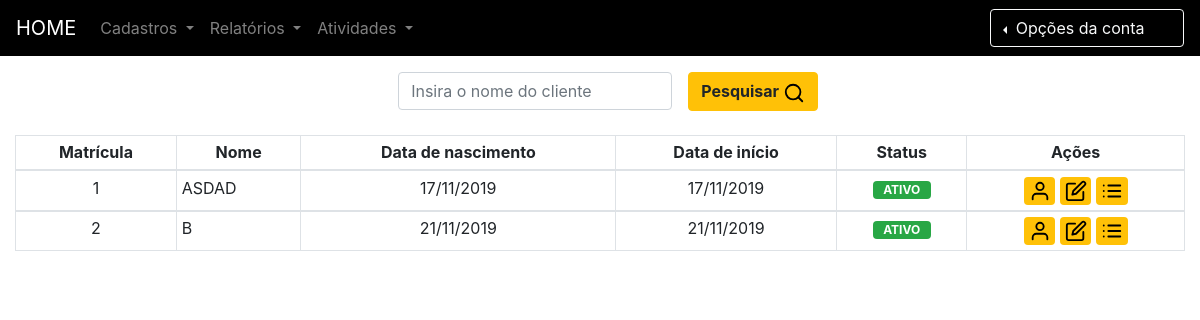
Before: /cliente/clientes-cadastrados/ (signed in) with the older database file.
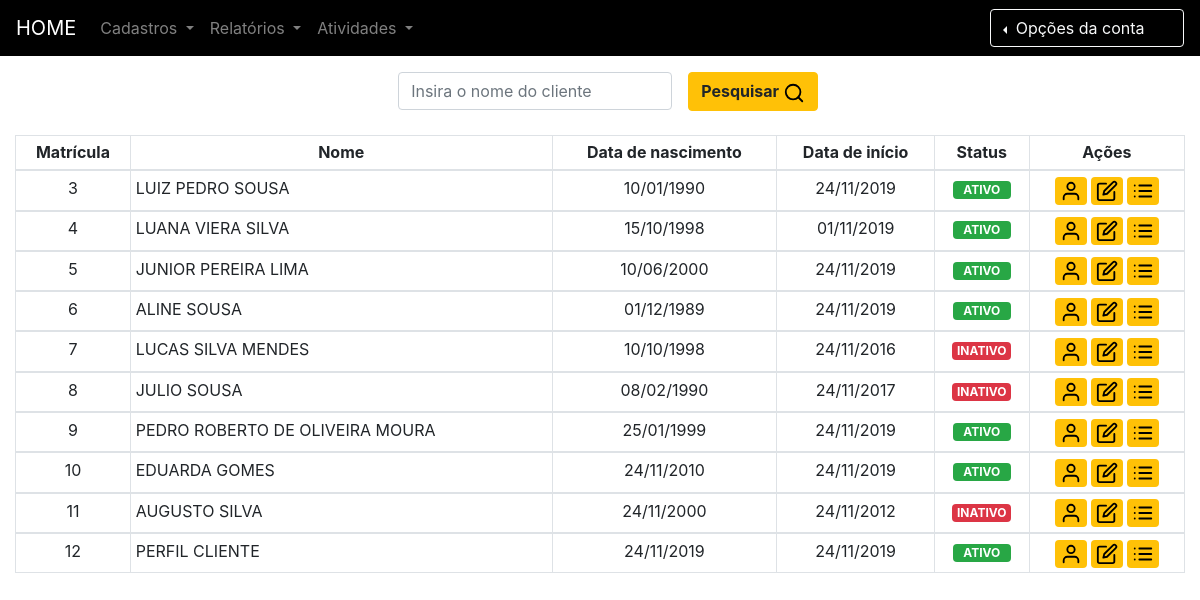
After: the same page with the newer database file.
### clientes/models.py (models this page shows, shortened)
class Cliente(models.Model):
    id = models.AutoField(primary_key=True)
    user = models.OneToOneField(settings.AUTH_USER_MODEL, on_delete=models.CASCADE, null=True, blank=True)
    cpf = models.CharField('CPF:', max_length = 11, blank=False, validators=[validar_cpf])
    rg = models.CharField('RG:', max_length = 14, blank=False)
    nome = models.CharField('Nome:', max_length = 100, blank=False)
    endereco = models.CharField('Endereço:', max_length = 150, blank=False)
    complemento = models.CharField('Complemento do endereço:', max_length = 150, null=True, blank=True)
    bairro = models.CharField('Bairro:', max_length = 40, blank=False)
    cidade = models.CharField('Cidade:', max_length = 40, blank=False)
    uf = models.CharField('UF:',  choices=UF,max_length = 2, blank=False)
    nascimento = models.DateField('Data de nascimento:', blank = False)
    telefone = models.CharField('Telefone:', max_length = 12, blank=True, null=True, validators=[validar_telefone])
    email = models.EmailField(max_length=70, null=True, blank=True, unique=True)
    dataInicio = models.DateField('Data de início:', blank = False)
    created_at = models.DateTimeField('Criado em',auto_now_add = True)
    updated_at = models.DateTimeField('Atualizado em',auto_now = True)
    status = models.CharField('Status:', choices=STATUS,max_length = 7, blank=False)
    class Meta:
	    verbose_name = "Cliente"
	    verbose_name_plural = "Clientes"
	    ordering = ['id','cpf','rg','nome','dataInicio','status']

### clientes/views.py (the view)
# urls.py: path('clientes-cadastrados/',views.listar_clientes, name="listar_clientes"),
@permission_required('clientes.view_cliente', login_url=views.autorizacao_negada)
def listar_clientes(request):
    clientes = Cliente.objects.all().order_by('id')
    template_name = 'listar-clientes.html'
    pesquisar = request.GET.get('pesquisar_cliente')
    if is_valid_queryparam(pesquisar):
        clientes = clientes.filter(nome__icontains=pesquisar) #Pesquisar por objetos que contém a string contida na variável pesquisar.
    context = {
        'clientes': clientes,
    }
    return render(request, template_name, context)

### clientes/views.py (called while the page is built)
def is_valid_queryparam(param):
    return param != '' and param is not None

### clientes/templates/listar-clientes.html (shortened to what this page needs)
{% extends "base.html" %}
{% block content %}
<br/><br/><br/>
<div class="container">
	<div class="row">
		<form class="form-inline mx-auto">
			<div class="form-group mx-sm-3 ">
				<input type="text" class="form-control" name="pesquisar_cliente" placeholder="Insira o nome do cliente">
			</div>
			<button type="submit" class="btn btn-warning font-weight-bold">Pesquisar <img src="/static/feather/search.svg" alt="search" class="icone"></button>
		</form>
	</div>
</div>
<br/>
<div class="table-responsive col-md-12">
	<table class="table table-bordered  table-hover table-sm" cellspacing="0" cellpadding="0">
		<thead>
			<tr>
				<th class="text-center">Matrícula</th>
				<th class="text-center">Nome</th>
				<th class="text-center">Data de nascimento</th>
				<th class="text-center">Data de início</th>
				<th class="text-center">Status</th>
				<th class="text-center">Ações</th>
			</tr>
		</thead>
		<tbody>
			<tr>
				{% for cliente in clientes %}
				<td class="text-center">{{ cliente.id }}</td>
				<td >{{ cliente.nome|upper }}</td>
				<td class="text-center">{{ cliente.nascimento|date:"d/m/Y" }}</td>
				<td class="text-center">{{ cliente.dataInicio|date:"d/m/Y" }}</td>
				<td class="text-center">
					{% if cliente.status == "ATIVO" %}
					<span class="badge badge-success mx-auto">&nbsp;&nbsp;{{ cliente.status }}&nbsp;&nbsp;</span>
					{% else %}
					<span class="badge badge-danger mx-auto">{{ cliente.status }}</span>
					{% endif%}
				</td>
				<td class=" text-center actions">
					<a href="{% url 'dados_cliente' id=cliente.id %}" class="badge badge-warning" data-toggle="tooltip" data-placement="top" title="Informações completas"><img src="/static/feather/user.svg" alt="user" class="icone">
					</a>
					<a href="{% url 'editar_cliente' pk=cliente.pk %}" class="badge badge-warning" data-toggle="tooltip" data-placement="top" title="Editar dados"><img src="/static/feather/edit.svg" alt="edit" class="icone">
					</a>
					<a href="{% url 'listar_mensalidades' id=cliente.id %}" class="badge badge-warning" data-toggle="tooltip" data-placement="top" title="Listar mensalidades"><img src="/static/feather/list.svg" alt="list" class="icone">
					</a>
				</td>
			</tr>
		</tbody>
	</tbody>{% endfor %}
</table>
</div>
{% endblock %}

### core/templates/base.html (shortened to what this page needs)
<!doctype html>
{% load static %}
<html lang="pt-br">
<head>
  <link rel="stylesheet" href="{% static 'css/bootstrap.min.css' %}" />
</head>
<body class="background-site">
  <nav class="navbar navbar-expand-lg navbar-dark fixed-top " style="background-color: #000000;">
    {% if user.is_authenticated %}
    <a class="navbar-brand" href="{% url 'home' %}">HOME</a>
    {% endif %}
    <div class="collapse navbar-collapse "  id="conteudoNavbarSuportado">
      <ul class="navbar-nav mr-auto">
        {% if perms.funcionarios.view_funcionario or perms.funcionarios.add_funcionario or perms.clientes.view_cliente or perms.clientes.add_cliente %}
        <li class="nav-item dropdown ">
          <a class="nav-link dropdown-toggle" href="#" id="navbarDropdown" role="button" data-toggle="dropdown" aria-haspopup="true" aria-expanded="false">
            Cadastros
          </a>
          </li>
          {% endif %}
          {% if perms.clientes.view_cliente or perms.funcionarios.view_funcionario or perms.avaliacoes.view_avaliacao or perms.avaliacoes.add_avaliacao %}
          <li class="nav-item dropdown ">
            <a class="nav-link dropdown-toggle" href="#" id="navbarDropdown" role="button" data-toggle="dropdown" aria-haspopup="true" aria-expanded="false">
              Relatórios
            </a>
            </li>
            {% endif %}
            {% if perms.avaliacoes.add_avaliacao %}
            <li class="nav-item dropdown ">
              <a class="nav-link dropdown-toggle" href="#" id="navbarDropdown" role="button" data-toggle="dropdown" aria-haspopup="true" aria-expanded="false">
                Atividades
              </a>
              </li>
              {% endif%}
          </ul>
          {% if not user.is_authenticated %}
          <a href="{% url 'login_page' %}" class="btn btn-outline-light float-right">Realizar login</a>
          {% else %}
          <div class="btn-group dropleft">
            <button type="button" class="btn btn-outline-light dropdown-toggle" data-toggle="dropdown" aria-haspopup="true" aria-expanded="false">
              Opções da conta <img src="/static/feather/settings.svg" alt="settings" class="icone">
            </button>
          </div>
          {% endif %}
        </div>
      </nav>
      <link rel="stylesheet" href="https://cdn.jsdelivr.net/npm/bootstrap-select@1.13.9/dist/css/bootstrap-select.min.css">
      {% block content %} {% endblock %}
    </body>
    </html>

### core/templates/base.html (style rules this page uses)
.icone { width:22px; }
.background-site { background: #FFFFFF; background-repeat: repeat; background-size:100%; }

Changed rows visible on the page:
removed Cliente: id "1", nome "ASDAD", nascimento "17/11/2019", dataInicio "17/11/2019", status "ATIVO"
removed Cliente: id "2", nome "B", nascimento "21/11/2019", dataInicio "21/11/2019", status "ATIVO"
added Cliente: id "3", nome "LUIZ PEDRO SOUSA", nascimento "10/01/1990", dataInicio "24/11/2019", status "ATIVO"
added Cliente: id "4", nome "LUANA VIERA SILVA", nascimento "15/10/1998", dataInicio "01/11/2019", status "ATIVO"
added Cliente: id "5", nome "JUNIOR PEREIRA LIMA", nascimento "10/06/2000", dataInicio "24/11/2019", status "ATIVO"
added Cliente: id "6", nome "ALINE SOUSA", nascimento "01/12/1989", dataInicio "24/11/2019", status "ATIVO"
added Cliente: id "7", nome "LUCAS SILVA MENDES", nascimento "10/10/1998", dataInicio "24/11/2016", status "INATIVO"
added Cliente: id "8", nome "JULIO SOUSA", nascimento "08/02/1990", dataInicio "24/11/2017", status "INATIVO"
added Cliente: id "9", nome "PEDRO ROBERTO DE OLIVEIRA MOURA", nascimento "25/01/1999", dataInicio "24/11/2019", status "ATIVO"
added Cliente: id "10", nome "EDUARDA GOMES", nascimento "24/11/2010", dataInicio "24/11/2019", status "ATIVO"
added Cliente: id "11", nome "AUGUSTO SILVA", nascimento "24/11/2000", dataInicio "24/11/2012", status "INATIVO"
added Cliente: id "12", nome "PERFIL CLIENTE", nascimento "24/11/2019", dataInicio "24/11/2019", status "ATIVO"
